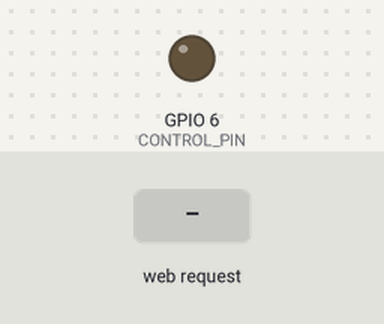
A sketch run on a simulated ESP32-S3. On the bench: output pins drawn as LEDs (lit = HIGH). The test bench sets the inputs (shaded band). WiFi joins after 1.5 s; servers stay silent unless stated; what the sketch prints to the serial monitor is not drawn.

Above: at 2.7 s.
2.8 s: HTTP request GET /pin6/on received
At 3.3 s:
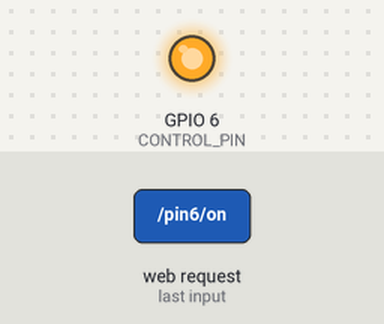
4.3 s: HTTP request GET /pin6/off received
At 5.7 s:
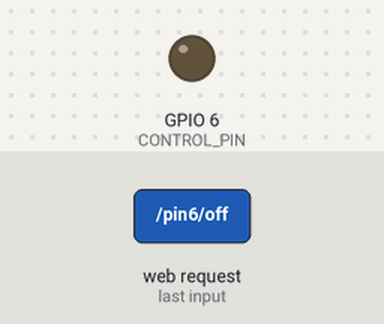
Timing chart, 0 to 7.3 s (numbered marks = the images above; inputs shaded):
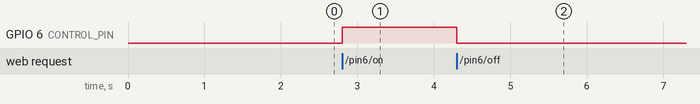

The sketch:

BlinkRGB_waveshare_c3_zero.ino
```cpp
/*
  BlinkRGB

  Demonstrates usage of onboard RGB LED on some ESP dev boards.

  Calling digitalWrite(RGB_BUILTIN, HIGH) will use hidden RGB driver.

  RGBLedWrite demonstrates controll of each channel:
  void neopixelWrite(uint8_t pin, uint8_t red_val, uint8_t green_val, uint8_t blue_val)

  WARNING: After using digitalWrite to drive RGB LED it will be impossible to drive the same pin
    with normal HIGH/LOW level
*/

#include <WiFi.h>

#define WIFI_SSID "Rrr a52s"
#define WIFI_PASSWORD "1234554321"
#define CONTROL_PIN 6
#define RGB_BRIGHTNESS 10 // Change white brightness (max 255)

WiFiServer server(80);

#define STATUS_INTERVAL 5000

struct LedStep {
  uint8_t r;
  uint8_t g;
  uint8_t b;
  unsigned long duration;
};

const LedStep ledSequence[] = {
  {RGB_BRIGHTNESS, RGB_BRIGHTNESS, RGB_BRIGHTNESS, 1000},
  {0, 0, 0, 1000},
  {RGB_BRIGHTNESS, 0, 0, 1000},
  {0, RGB_BRIGHTNESS, 0, 3000},
  {0, 0, RGB_BRIGHTNESS, 1000},
  {0, 0, 0, 1000},
};

const int LED_STEP_COUNT = sizeof(ledSequence) / sizeof(ledSequence[0]);
int currentLedStep = 0;
unsigned long ledStepStart = 0;
unsigned long nextStatusTime = 0;

// the setup function runs once when you press reset or power the board
#ifdef RGB_BUILTIN
#undef RGB_BUILTIN
#endif
#define RGB_BUILTIN 38

void handleClient() {
  WiFiClient client = server.available();
  if (!client) {
    return;
  }

  String request = client.readStringUntil('\r');
  client.readStringUntil('\n'); // skip rest of request line

  if (request.indexOf("GET /pin6/on") >= 0) {
    digitalWrite(CONTROL_PIN, HIGH);
    Serial.println("Web request: PIN 6 ON");
  } else if (request.indexOf("GET /pin6/off") >= 0) {
    digitalWrite(CONTROL_PIN, LOW);
    Serial.println("Web request: PIN 6 OFF");
  }

  client.println("HTTP/1.1 200 OK");
  client.println("Content-Type: text/plain");
  client.println("Connection: close");
  client.println();
  client.println("OK");
  client.stop();
}

void updateLed() {
  unsigned long now = millis();
  if (now - ledStepStart >= ledSequence[currentLedStep].duration) {
    currentLedStep = (currentLedStep + 1) % LED_STEP_COUNT;
    ledStepStart = now;
    neopixelWrite(RGB_BUILTIN,
                 ledSequence[currentLedStep].r,
                 ledSequence[currentLedStep].g,
                 ledSequence[currentLedStep].b);
  }
}

void setup() {
  Serial.begin(115200);
  while (!Serial) {
    ; // czekaj na port szeregowy (opcjonalne na niektórych płytkach)
  }

  Serial.println();
  Serial.println("BlinkRGB WiFi status monitor");

  pinMode(CONTROL_PIN, OUTPUT);
  digitalWrite(CONTROL_PIN, LOW);

  WiFi.begin(WIFI_SSID, WIFI_PASSWORD);
  Serial.print("Laczenie z siecia WiFi: ");
  Serial.println(WIFI_SSID);

  unsigned long start = millis();
  while (WiFi.status() != WL_CONNECTED) {
    delay(500);
    Serial.print(".");
    if (millis() - start > 15000) {
      Serial.println();
      Serial.println("Nie udalo sie polaczyc z WiFi, proba ponownie...");
      WiFi.disconnect();
      WiFi.begin(WIFI_SSID, WIFI_PASSWORD);
      start = millis();
    }
  }

  Serial.println();
  Serial.println("Polaczono z WiFi");
  Serial.print("Adres IP: ");
  Serial.println(WiFi.localIP());
  server.begin();
  Serial.println("HTTP server uruchomiony. Uzyj /pin6/on lub /pin6/off");

  ledStepStart = millis();
  neopixelWrite(RGB_BUILTIN,
               ledSequence[currentLedStep].r,
               ledSequence[currentLedStep].g,
               ledSequence[currentLedStep].b);
  nextStatusTime = millis() + STATUS_INTERVAL;
}

// the loop function runs over and over again forever
void loop() {
#ifdef RGB_BUILTIN
  handleClient();
  updateLed();

  unsigned long now = millis();
  if (now >= nextStatusTime) {
    nextStatusTime = now + STATUS_INTERVAL;
    Serial.print("Pin 6: ");
    Serial.println(digitalRead(CONTROL_PIN) == HIGH ? "HIGH" : "LOW");
    Serial.print("WiFi status: ");
    Serial.println(WiFi.status() == WL_CONNECTED ? "CONNECTED" : "DISCONNECTED");
  }
#endif
}
```

Measured:
- after the input at 2.8 s, GPIO 6 (CONTROL_PIN): LOW → HIGH at once
- after the input at 4.3 s, GPIO 6 (CONTROL_PIN): HIGH → LOW at once
